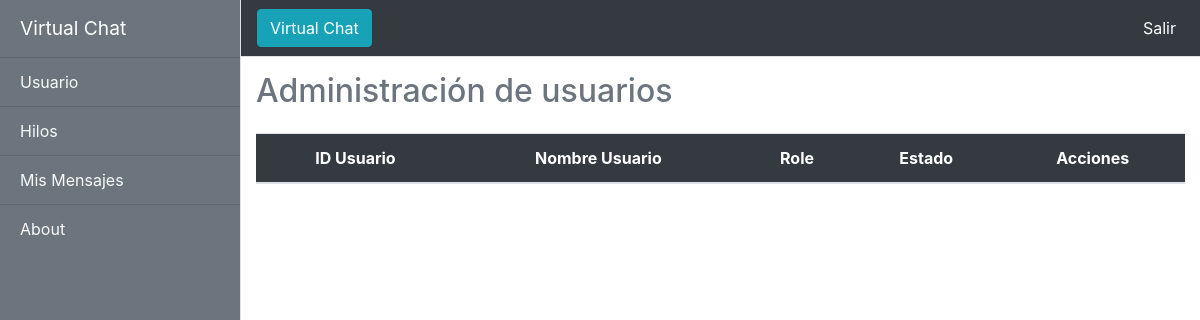
/view/usuarios_actualizar.php, run on an earlier commit of the app's database.
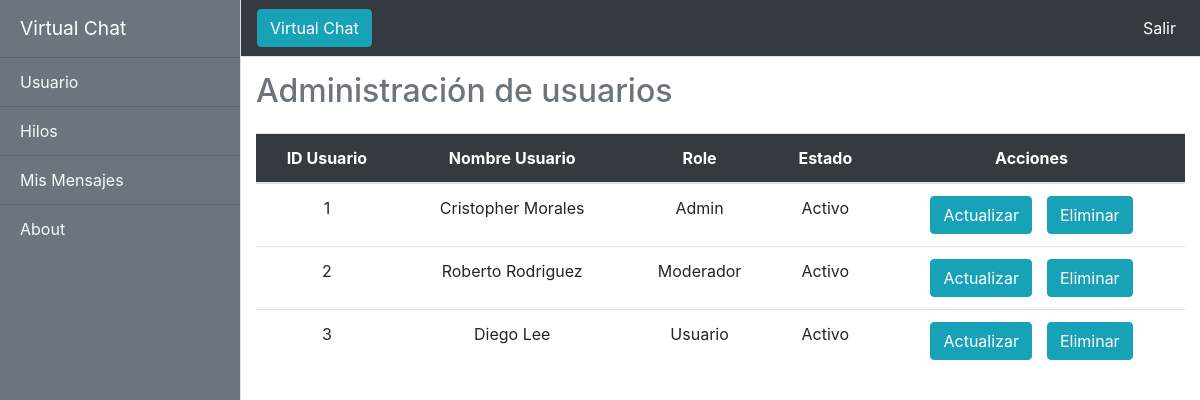
And on a later commit of the database.
### tables this page shows
CREATE TABLE USUARIOS (
	ID_USUARIO 		INT NOT NULL PRIMARY KEY AUTO_INCREMENT, 
    NOMBRE_USUARIO	VARCHAR(50) NOT NULL, 
    CONTRASEÑA 		VARCHAR(25) NOT NULL, 
    ROLE_USUARIO 	INT NOT NULL, 
    ESTADO 			BOOLEAN, 
    CDATE date DEFAULT NULL,
    FOREIGN KEY (ROLE_USUARIO) REFERENCES ROLES (ID_ROLE) ON DELETE CASCADE ON UPDATE CASCADE 
);

CREATE TABLE ROLES (
	ID_ROLE 	INT NOT NULL PRIMARY KEY ,
    TIPO_ROLE 	VARCHAR(25) NOT NULL
);

### model/model-usuarios.php (called while the page is built, shortened)
<?php
    function consultarUsuarios(){
        $instancia = AbrirDB();
        $listaUsuarios = $instancia -> query("CALL VER_USUARIOS();");
        return $listaUsuarios;
    }
?>

### controller/UsuariosController.php (the view, shortened to what this page needs)
<?php
include_once '../model/model-usuarios.php';
function ConsultarUsuariosController()
{
    $listaUsuarios = consultarUsuarios();
    $estado = "";
    $idUsuario = $_SESSION["IDuser"];
    while ($item = mysqli_fetch_array($listaUsuarios)) {
        if($idUsuario != $item['ID_USUARIO']){
            if($item["ESTADO"] == 1) {
                $estado = "Activo";
            } else {
                $estado = "Inactivo";
            }
            echo "<tr>";
            echo "<td>" . $item["ID_USUARIO"] . "</td>";
            echo "<td>" . $item["NOMBRE_USUARIO"] . "</td>";
            echo "<td>" . $item["TIPO_ROLE"] . "</td>";
            echo "<td>" . $estado . "</td>";
            echo '<td><button type="button" class="btn btn-info" data-toggle="modal" data-target="#exampleModalCenter" onclick = "changeValues(this)">Actualizar</button>';
            echo '<input type="button" style = "margin-left: 15px;" class = "btn btn-info" onclick="deleteUserAdmin(' . $item["ID_USUARIO"] . ');" value="Eliminar" class="btn"></td>';
            echo "</tr>";
        }
    }
}
?>

### view/usuarios_actualizar.php (shortened to what this page needs)
<?php
  include 'componentes.php';
  include '../controller/UsuariosController.php';
?>
<!DOCTYPE html>
<html lang="en">
<head>
    <link href="../vendor/bootstrap/css/bootstrap.min.css" rel="stylesheet">
    <link href="../css/simple-sidebar.css" rel="stylesheet">
</head>
<body>
    <div class="d-flex" id="wrapper">
        <?php MostrarMenu();?>
        <?php MostrarNav();?>
        <?php
        $IDuser = $_SESSION["IDuser"]
        ?>
        <h2 class="text-secondary" style="padding: 15px"> Administración de usuarios </h2>
        <div class="container-fluid">
            <table id="tUsuarios" class="table">
                <thead class="text-center bg-dark text-white">
                    <th>ID Usuario</th>
                    <th>Nombre Usuario</th>
                    <th>Role</th>
                    <th>Estado</th>
                    <th>Acciones</th>
                </thead>
                <tbody class="text-center">
                    <?php
                    ConsultarUsuariosController($IDuser);
                    ?>
                </tbody>
            </table>
        </div>
    </div>
</body>
</html>

### view/componentes.php (shortened to what this page needs)
<?php
    function MostrarMenu(){
    echo '
        <div class="bg-secondary border-right" id="sidebar-wrapper">
            <div class="sidebar-heading text-white">Virtual Chat </div>
                <div class="list-group list-group-flush">
                    <a href="main.php" class="list-group-item list-group-item-action bg-secondary text-light">Usuario</a>
                    <a href="hilos.php" class="list-group-item list-group-item-action bg-secondary text-light">Hilos</a>
                    <a href="misMensajes.php" class="list-group-item list-group-item-action bg-secondary text-light">Mis Mensajes</a>';
    echo '<a href="#" class="list-group-item list-group-item-action bg-secondary text-light">About</a>';
    echo '</div>
        </div>
    ';
    }
?>
<?php
    function MostrarNav(){
        echo '
        <div id="page-content-wrapper">
          <nav class="navbar navbar-expand-lg navbar-dark bg-dark border-bottom">
            <button class="btn btn-info" id="menu-toggle">Virtual Chat</button>
            <button class="navbar-toggler" type="button" data-toggle="collapse" data-target="#navbarSupportedContent" aria-controls="navbarSupportedContent" aria-expanded="false" aria-label="Toggle navigation">
              <span class="navbar-toggler-icon"></span>
            </button>
            <div class="collapse navbar-collapse" id="navbarSupportedContent">
              <ul class="navbar-nav ml-auto mt-2 mt-lg-0">
                <li class="nav-item">
                  <a class="nav-link" style = "color:white" href="../index.php">Salir</a>
                </li>
              </ul>
            </div>
          </nav>
        ';
    }
?>

### css/simple-sidebar.css (style rules this page uses)
body { overflow-x: hidden; }
#sidebar-wrapper { min-height: 100vh; margin-left: -15rem; -webkit-transition: margin .25s ease-out; -moz-transition: margin .25s ease-out; -o-transition: margin .25s ease-out; transition: margin .25s ease-out; }
#sidebar-wrapper .sidebar-heading { padding: 0.875rem 1.25rem; font-size: 1.2rem; }
#sidebar-wrapper .list-group { width: 15rem; }
#page-content-wrapper { min-width: 100vw; }
@media (min-width: 768px) { #sidebar-wrapper { margin-left: 0; } }
@media (min-width: 768px) { #page-content-wrapper { min-width: 0; width: 100%; } }

What changed in the data, as far as the page shows it:
now on this page (row edited): usuarios: ID_USUARIO "1", NOMBRE_USUARIO "Cristopher Morales", ROLE_USUARIO.TIPO_ROLE "Admin", ESTADO "Activo"
now on this page (row edited): usuarios: ID_USUARIO "2", NOMBRE_USUARIO "Roberto Rodriguez", ROLE_USUARIO.TIPO_ROLE "Moderador", ESTADO "Activo"
now on this page (row edited): usuarios: ID_USUARIO "3", NOMBRE_USUARIO "Diego Lee", ROLE_USUARIO.TIPO_ROLE "Usuario", ESTADO "Activo"
